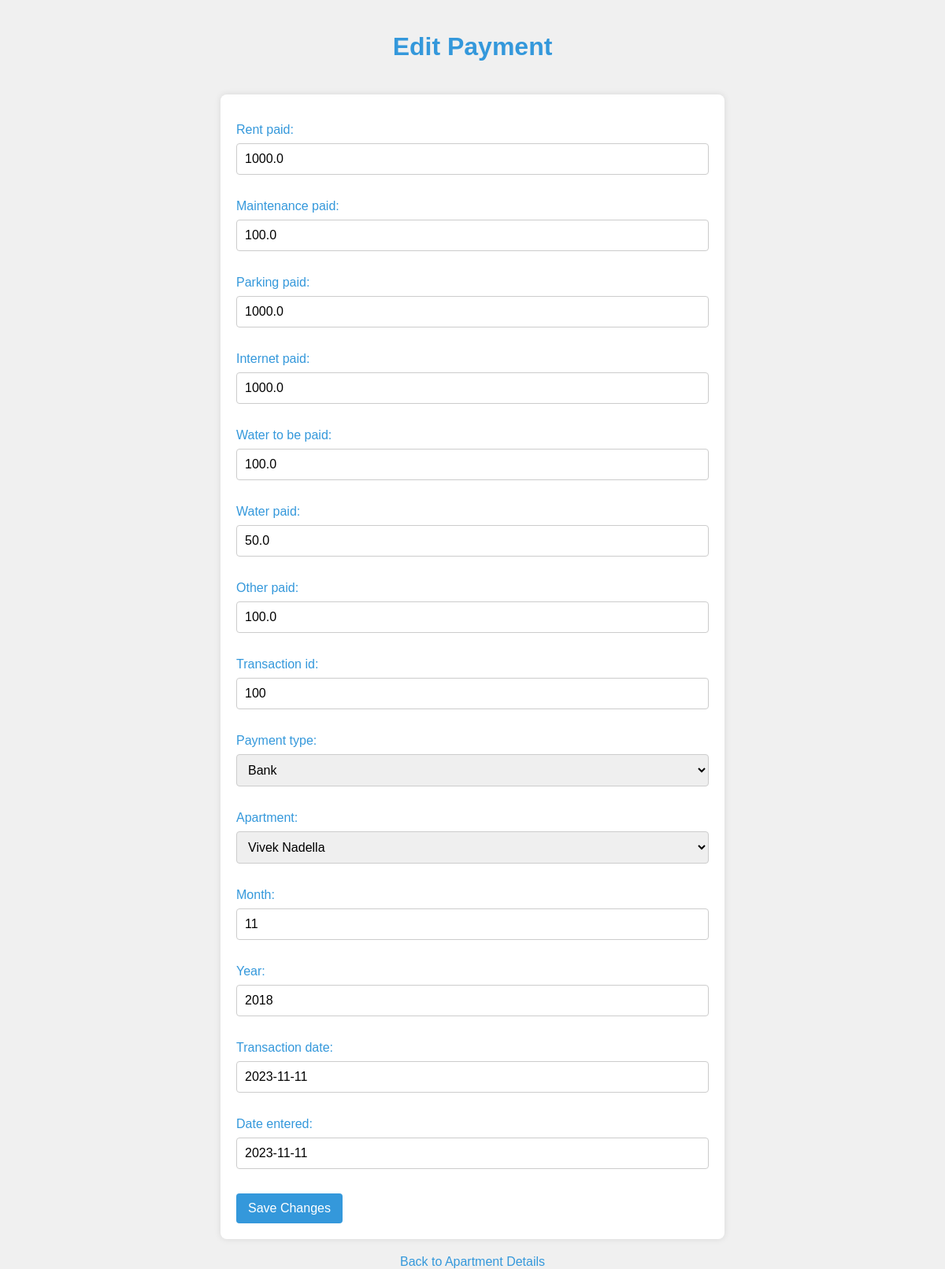
Page /payment/edit/3/ on the committed database.
### ApartmentApp/models.py (models this page shows)
class Payment(models.Model):
    rent_paid = models.FloatField()
    maintenance_paid = models.FloatField()
    parking_paid = models.FloatField()
    internet_paid = models.FloatField()
    water_to_be_paid = models.FloatField()
    water_paid = models.FloatField()
    other_paid = models.FloatField()
    transaction_id = models.IntegerField()
    payment_type = models.IntegerField(default=1, choices=((1, 'Bank'), (2, 'Cash'), (2, 'Other')))
    apartment = models.ForeignKey(Apartment, on_delete=models.CASCADE)
    month = models.PositiveIntegerField()
    year = models.PositiveIntegerField()
    transaction_date = models.DateField(default=datetime.date.today)
    date_entered = models.DateField(default=datetime.date.today)

### ApartmentApp/views.py (the view)
# urls.py: path('payment/edit/<int:payment_id>/', views.edit_payment, name='edit_payment'),
def edit_payment(request, payment_id):
    payment = get_object_or_404(Payment, id=payment_id)
    if request.method == 'POST':
        form = PaymentForm(request.POST, instance=payment)
        if form.is_valid():
            form.save()
            return redirect('apartment_details', apartment_id=payment.apartment.id)
    else:
        form = PaymentForm(instance=payment)
    context = {
        'form': form
    }
    return render(request, 'edit_payment.html', context)

### ApartmentApp/forms.py
class PaymentForm(forms.ModelForm):
    class Meta:
        model = Payment
        fields = '__all__'

### ApartmentApp/models.py (called while the page is built)
    def __str__(self):
        return self.name

### ApartmentApp/templates/edit_payment.html (shortened to what this page needs)
<!DOCTYPE html>
<html lang="en">
<head>
</head>
<body>
    <h1>Edit Payment</h1>
    <form method="post" enctype="multipart/form-data">
        {{ form.as_p }}
        <button type="submit">Save Changes</button>
    </form>
    <a href="{% url 'apartment_details' apartment_id=form.instance.apartment.id %}">Back to Apartment Details</a>
</body>
</html>

### ApartmentApp/templates/edit_payment.html (style rules this page uses)
body { font-family: 'Arial', sans-serif; margin: 0; padding: 0; background-color: #f0f0f0; color: #333; }
h1 { text-align: center; padding: 20px 0; color: #3498db; }
form { width: 50%; margin: 0 auto; background-color: #fff; box-shadow: 0 0 8px rgba(0, 0, 0, 0.1); border-radius: 8px; padding: 20px; }
form label { display: block; margin-bottom: 8px; font-size: 16px; color: #3498db; }
form input, form select { width: 100%; padding: 10px; margin-bottom: 15px; box-sizing: border-box; border: 1px solid #ccc; border-radius: 4px; font-size: 16px; }
form button { background-color: #3498db; color: #fff; padding: 10px 15px; border: none; border-radius: 4px; cursor: pointer; font-size: 16px; }
a { display: block; text-align: center; margin-top: 20px; text-decoration: none; color: #3498db; font-size: 16px; }

### rows in the picture
Payment: rent_paid "1000.0", maintenance_paid "100.0", parking_paid "1000.0", internet_paid "1000.0", water_to_be_paid "100.0", water_paid "50.0", other_paid "100.0", transaction_id "100", payment_type "Bank", apartment "Vivek Nadella", month "11", year "2018", transaction_date "2023-11-11", date_entered "2023-11-11"
